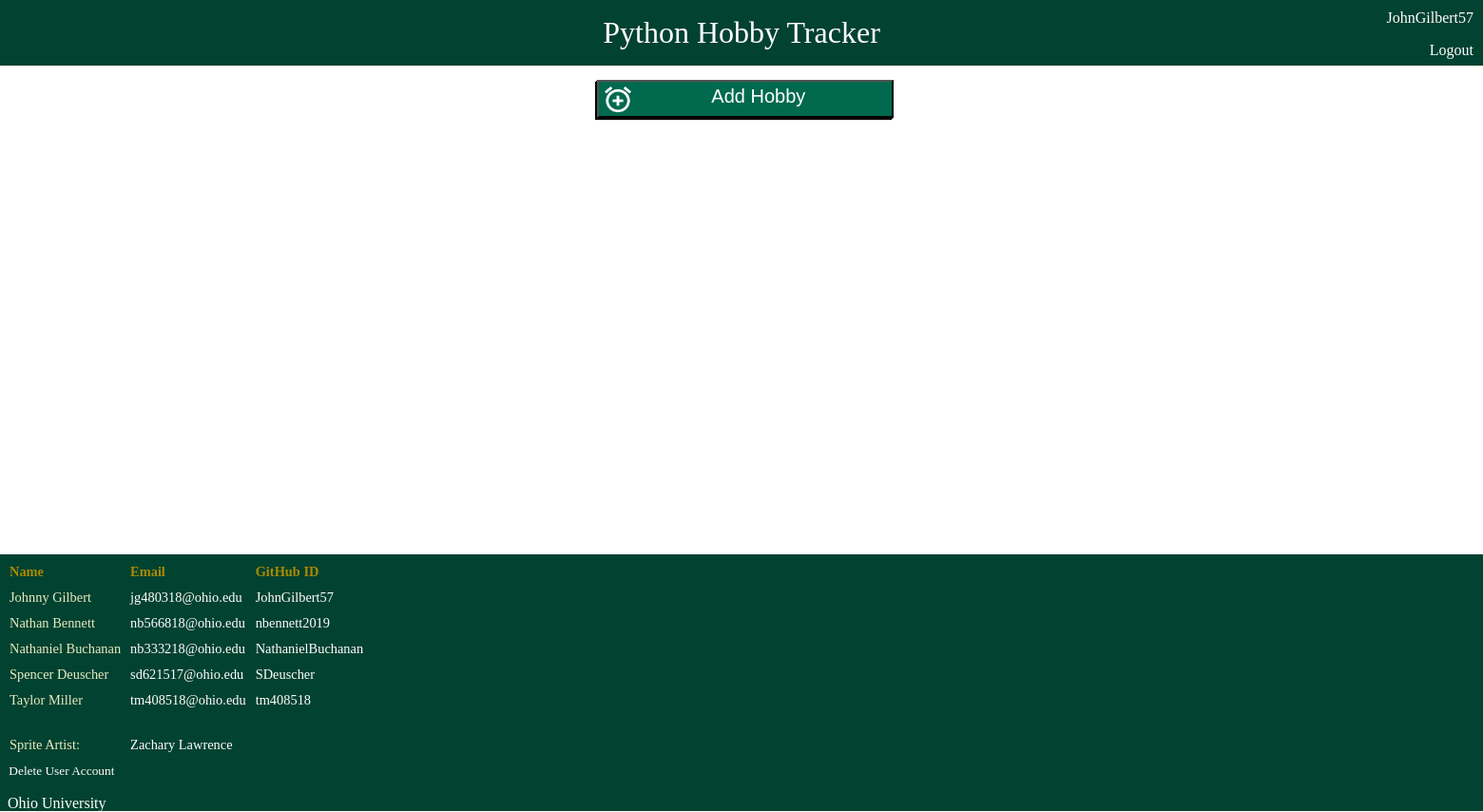
The page /userhobbies/ (signed in) on the database as committed earlier.
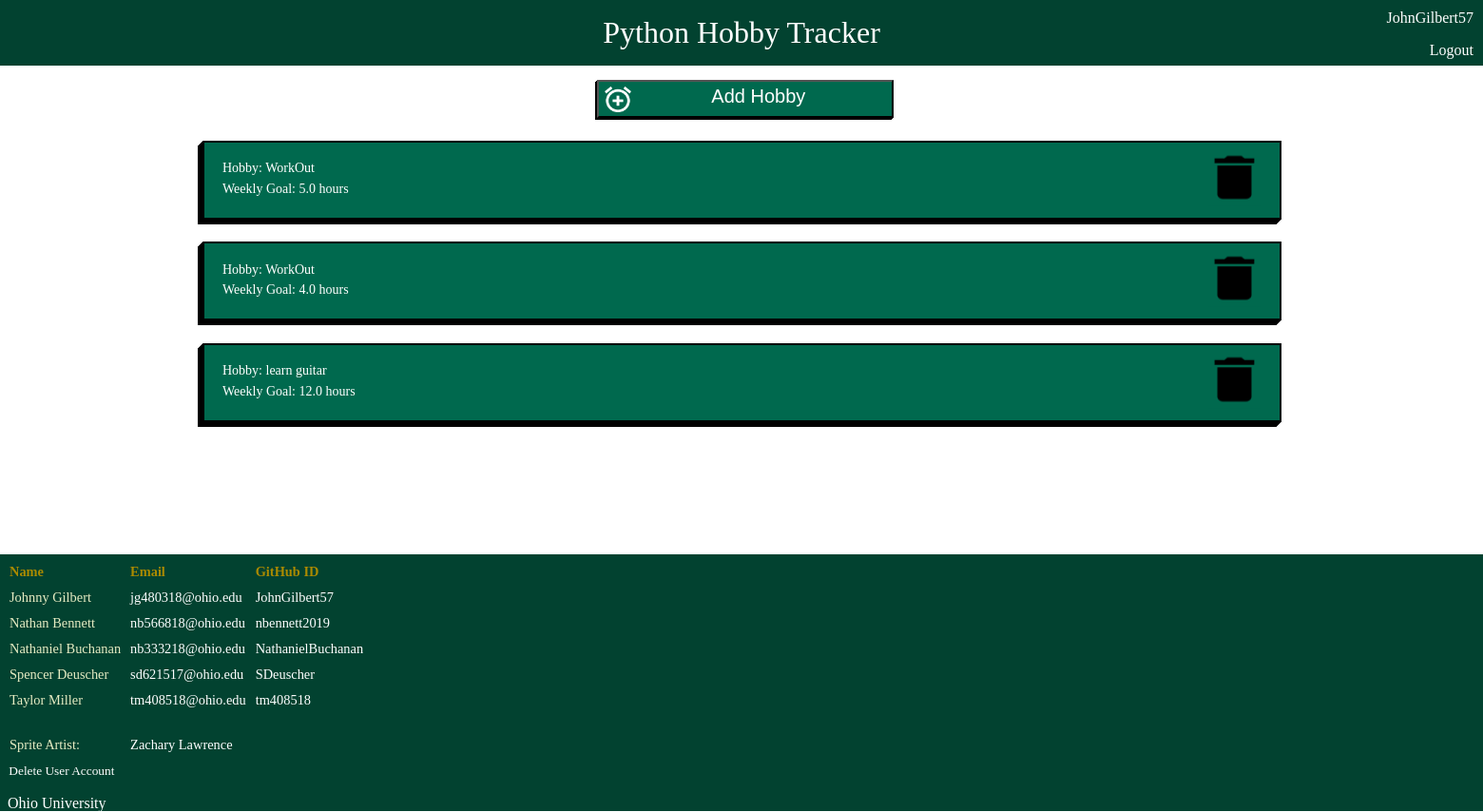
The same page on the database as committed later.
### myapp/models.py (models this page shows, shortened)
class Hobby(models.Model):
    hobbyUser = models.ForeignKey(User, on_delete=models.CASCADE)
    spriteId = models.ForeignKey(Sprite, on_delete=models.CASCADE, help_text = None) #CHECK THIS
    name = models.CharField(max_length=300, help_text = None)
    timeLimit = models.FloatField(validators = [MinValueValidator(0), MaxValueValidator(168.0)], help_text = None)

### myapp/views.py (the view)
# urls.py: path('userhobbies/', views.hobbiespage),
def hobbiespage(response):
    if response.method == "POST":
        form = NewHobbyForm(response.POST)
        if(form.is_valid()):
            obj = form.save(commit=False)
            obj.hobbyUser = User.objects.get(pk=response.user.id)
            obj.save()
            return redirect("/userhobbies")
    else:
        form = NewHobbyForm()
    if response.user.is_anonymous:
        return redirect('/login')
    if response.method == "POST" and 'delete' in response.POST:
        delete_key = response.POST.get('delete')
        if Hobby.objects.filter(pk=delete_key).count() > 0:
            target = Hobby.objects.get(pk=delete_key)
            target.delete()
    if response.method == "POST" and 'deleteuser' in response.POST:
        username = response.user.username
        u = User.objects.get(username = username)
        u.delete()
        return redirect('/login')
    userHobbies = Hobby.objects.filter(hobbyUser=response.user)
    context = {
        'userHobbies': list(userHobbies),
        'form': form
    }
    return render(response, './myhobby/userhobbies.html', context)

### myapp/models.py (called while the page is built)
    def __str__(self):
        return self.spriteName

### myapp/templates/myhobby/userhobbies.html (shortened to what this page needs)
{% load crispy_forms_tags%}
{% block content %}
{% load static %}
<!DOCTYPE >
<html>
    <head>
        <link rel = "stylesheet" type = "text/css" href="{% static 'myapp/css/userhobbies.css' %}">
    </head>
    <body>
        <div id = header>
            <p>Python Hobby Tracker</p>
        </div>
        <div id = credentials>
            <p>{{user.username}}</p>
            <a href = "{% url 'logout' %}">Logout</a>
        </div>
        <div id = container>
            <div id = addhobby>
                <button data-modal-target = "#modal" type = 'submit' id = "Create"><img src = "{% static 'myapp/img/add.png' %}"/><p>Add Hobby</p></button>
            </div>
            {% for hobby in userHobbies %}
            <div id = hobbyinfo>
                <a href="/hobbyview?hobbyid={{ hobby.id }}">
                    <p style = "padding-bottom: 0.5%;">Hobby: {{ hobby.name }}</p>
                    <p>Weekly Goal: {{ hobby.timeLimit}} hours</p>
                </a>
                <form method="POST">
                    <button type='submit' name="delete" value='{{hobby.id}}'><img src ="{% static 'myapp/img/Vector.png' %}" alt = "Trash Can"/></button>
                </form>
            </div>
        {% endfor %}
        </div>
        <div id = footer>
                <table>
                    <tr>
                        <th>Name</th>
                        <th>Email</th>
                        <th>GitHub ID</th>
                    </tr>
                    <tr>
                        <td>Johnny Gilbert</td>
                        <td><a href="mailto: jg480318@ohio.edu">jg480318@ohio.edu</a></td>
                        <td><a href=https://github.com/JohnGilbert57>JohnGilbert57</a></td>
                    </tr>
                    <tr>
                        <td>Nathan Bennett</td>
                        <td><a href="mailto: nb566818@ohio.edu">nb566818@ohio.edu</a></td>
                        <td><a href=https://github.com/nbennett2019>nbennett2019</a></td>
                    </tr>
                    <tr>
                        <td>Nathaniel Buchanan</td>
                        <td><a href="mailto: nb333218@ohio.edu">nb333218@ohio.edu</a></td>
                        <td><a href=https://github.com/NathanielBuchanan>NathanielBuchanan</a></td></td>
                    </tr>
                    <tr>
                        <td>Spencer Deuscher</td>
                        <td><a href="mailto: sd621517@ohio.edu">sd621517@ohio.edu</a></td>
                        <td><a href=https://github.com/SDeuscher>SDeuscher</a></td></td>
                    </tr>
                    <tr>
                        <td>Taylor Miller</td>
                        <td><a href="mailto: tm408518@ohio.edu">tm408518@ohio.edu</a></td>
                        <td><a href=https://github.com/tm408518>tm408518</a></td>
                    </tr>
                    <tr>
                        <td>Sprite Artist:</td>
                        <td><a href="mailto: zacharylawrence00@gmail.com">Zachary Lawrence</a></td>
                    </tr>
                </table>
                <form method="POST">
                    <button type='submit' name="deleteuser" id = "deleteAccount">Delete User Account</button>
                </form>
                <p><a href=https://www.ohio.edu>&nbsp&nbspOhio University<a></p>
            </div>
    </body>
</html>
{% endblock%}

Rows that differ between the two databases and show on the page:
added Hobby: name "WorkOut", timeLimit "5.0", {{ hobby.id }} 69 (drawn)
added Hobby: name "WorkOut", timeLimit "4.0", {{ hobby.id }} 70 (drawn)
added Hobby: name "learn guitar", timeLimit "12.0", {{ hobby.id }} 71 (drawn)
